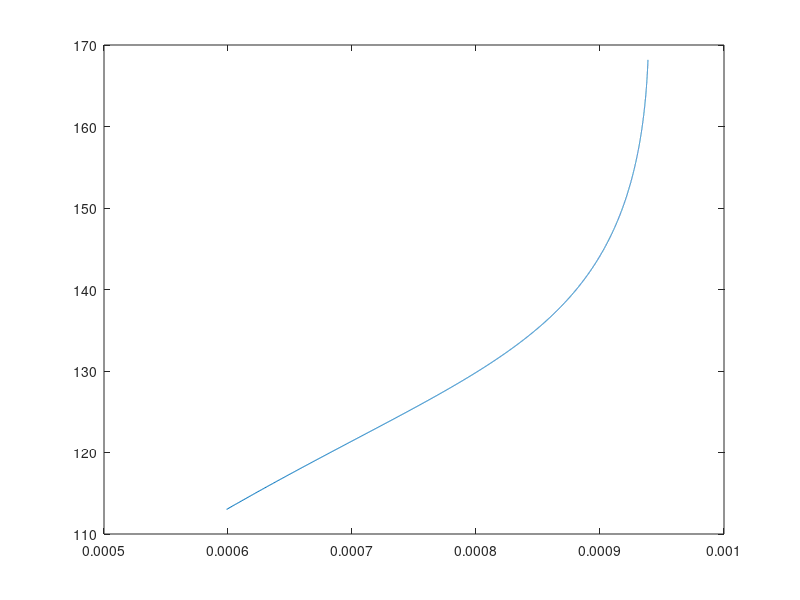
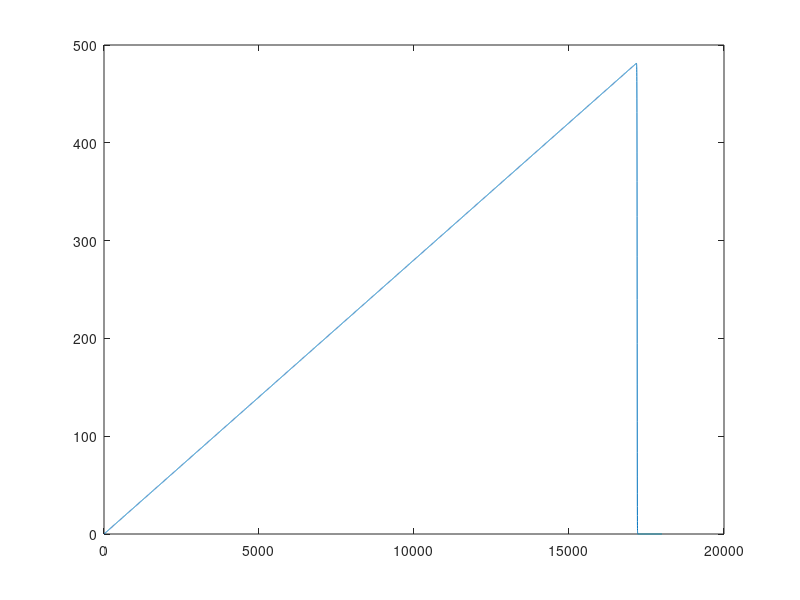

Recreate these plots in MATLAB, in order.
Ds=(0.2544*10^(-4))/86400;
Ll=2*10^(-4);
rho=50;
Yac=0.212;
bina=0.02/86400;
bdet=0.05/86400;
Dco2=(0.9960*10^(-4))/86400;
Dh=(2.3328*10^(-4))/86400;
Am=54*10^(-4);
F=96450;
T=323;
R=8.314;
Vc=135*10^(-6);
Va=135*10^(-6);
Eoanode=340;
Eocathode=1299;
ioref=0.005;%changed from tafel plot to 0.005 from 0.001
b=120;
dcell=2.5*10^(-2);
kaq=3500;
Eka=-155;
dm=4.5;
km=1.7;
co2equi=7.26*10^(-3);
kla=414/86400;
qo2=2.64/86400;
rmax=100.9/3600;
ks=1.27*10^(-3);
chb=10^(-7);





f1 = @(cs) rmax*(1-exp(-cs/ks)) ;
f2 = @(mu,nact,phia) (mu*(1/(1+exp(-F/(R*T*1000)*nact)))*phia) ;
f3 = @(rs,phia,delta,L) Yac*rs-bina*phia+(phia/L)*delta-(phia/L)*(Yac*rs*L+delta) ;
f4 = @(rs,L,delta) Yac*rs*L+delta ;
f5 = @(L) -bdet*L ;
f6 = @(L,csb,cs,rs,delta) (Ds/(Ll*L))*(csb-cs)-rho*rs-(cs/L)*(Yac*rs*L+delta);
f7 = @(L,cco2b,cco2,rs,delta) (Dco2/(Ll*L))*(cco2b-cco2)+4*rho*rs-(cco2/L)*(Yac*rs*L+delta) ;
f8 = @(L,chb,ch,rs,delta) (Dh/(Ll*L))*(chb-ch)+12*rho*rs-(ch/L)*(Yac*rs*L+delta) ;
f9 = @(rs,L,delta) -Am*(Yac*rs*L+delta) ;
f10 = @(csb,cs,vl) (1/vl)*(-(Am*Ds/Ll)*(csb-cs)) ;
f11 = @(cco2b,cco2,vl) (1/vl)*(-(Am*Dco2/Ll)*(cco2b-cco2)) ;
f12 = @(i) -2.24*10^(-7)*(i)+0.0067;
%f12 = @(i) (kla*co2equi+7.7167*10^(-8)*exp(-(i)*(kla+qo2)))/(kla+qo2);
f13 = @(co2,ch)  Eocathode-((R*T*1000)/(4*F))*log(1/(co2*(ch^4))) ;
f14 = @(ch,cco2,cs) Eoanode-((R*T*1000)/(12*F))*log(((cco2^3)*(ch)^(11))/cs) ;
f15 = @(csb) (12*F*Ds*1000*csb)/(Ll) ;
f16 = @(I) ((dm/km)+(dcell/kaq))*(I/1000) ;
f17 = @(I,il) ((R*T)/(12*F))*1000*log(il/(il-I)) ;
f18 = @(I,cs) (b/2.303)*asinh(I/(2*ioref*cs)) ;
f19 = @(Ecathode,Eanode,nohm,nconc,nact) (abs(Ecathode-Eanode)-nohm-nconc-nact)*0.081 ;
f20 = @(Eoutput)  Eoutput/100;


d_t=1;
t = 0:d_t:18000;

mu=zeros(1,length(t));
rs=zeros(1,length(t));
phia=zeros(1,length(t));
L=zeros(1,length(t));
cs=zeros(1,length(t));
delta=zeros(1,length(t));
cco2=zeros(1,length(t));
ch=zeros(1,length(t));
vl=zeros(1,length(t));
csb=zeros(1,length(t));
cco2b=zeros(1,length(t));
co2=zeros(1,length(t));
Ecathode=zeros(1,length(t));
Eanode=zeros(1,length(t));
il=zeros(1,length(t));
nohm=zeros(1,length(t));
nconc=zeros(1,length(t));
nact=zeros(1,length(t));
Eoutput=zeros(1,length(t));
I=zeros(1,length(t));
ovr=zeros(1,length(t));
idenstity=zeros(1,length(t));
OUR=zeros(1,length(t));
xbyxo=zeros(1,length(t));
T=zeros(1,length(t));
power=zeros(1,length(t));

mu(1)=1.166370409*10^(-3);
rs(1)=2.5*10^(-20);%INITIAL I NEED TO BE KNOWN(TAKEN ZERO HERE) to vary
phia(1)=0.4286802857;%to vary
L(1)=0.0258;%to vary
cs(1)=7.5;
delta(1)=-1.446759259*10^(-08);
cco2(1)=1.804718175*10^(-10);%INITIAL CO2 CONC NEEDED and here up needed to be reviewed
ch(1)=10^(-7);
vl(1)=135*10^(-6);
csb(1)=5;
cco2b(1)=1.804718175*10^(-25);
co2b(1)=7.23*10^(-3);
co2(1)=7.23*10^(-3);
Ecathode(1)=845.8563841;
Eanode(1)=845.8563841;
il(1)=8519.75;
nohm(1)=0;
nconc(1)=0;
nact(1)=0;
Eoutput(1)=0;
I(1)=0;
T(1)=308;


for i=1:(length(t)-1)
    
    phia(i+1) = phia(i) + d_t*f3(rs(i),phia(i),delta(i),L(i));
    L(i+1) = L(i) + d_t*f4(rs(i),L(i),delta(i));
    delta(i+1) = delta(i) + d_t*f5(L(i));
    cs(i+1) = cs(i) + 0.00031*d_t*f6(L(i),csb(i),cs(i),rs(i),delta(i));
    cco2(i+1) = cco2(i) + d_t*f7(L(i),cco2b(i),cco2(i),rs(i),delta(i));
    ch(i+1) = ch(i) + 0.0000003*d_t*f8(L(i),chb,ch(i),rs(i),delta(i));
    vl(i+1) = vl(i) + d_t*f9(rs(i),L(i),delta(i));
    csb(i+1) = csb(i) + d_t*f10(csb(i),cs(i),vl(i));
    cco2b(i+1) = cco2b(i) + d_t*f11(cco2b(i),cco2(i),vl(i));
    co2(i+1) = f12(i+d_t);
    Ecathode(i+1) = f13(co2(i+1),ch(i+1));
    Eanode(i+1) = f14(ch(i+1),cco2(i+1),cs(i+1));
    il(i+1) = f15(csb(i+1));
    nohm(i+1) = f16(I(i));
    nconc(i+1) = f17(I(i),il);
    nact(i+1) = f18(I(i),cs(i+1));
    mu(i+1) = f1(cs(i+1));
    rs(i+1) = f2(mu(i+1),nact(i+1),phia(i+1));
    Eoutput(i+1) = f19(Ecathode(i+1),Eanode(i+1),nohm(i+1),nconc(i+1),nact(i+1));
    I(i+1) = f20(Eoutput(i+1));
    
   
end
ovr=(nact+nconc+nohm);
OUR=co2*qo2;

idenstity=I/54*10^(-1);
mut=mu.*t;
power=Eoutput.*I;
%T=308-717.56r^2;
figure(1)
plot(idenstity(100:8000),ovr(100:8000))

%plot(cs(100:8000),ovr(100:8000))

%plot(I,ovr)
%plot(cs,ovr)
%plot(cs(1:5000),I(1:5000))
%plot(cs(1:5000),Eoutput(1:5000))
%plot(cs,phia)
figure(2)
plot(t(1:18000),mut(1:18000))
%plot(t(1:12000),power(1:12000))
